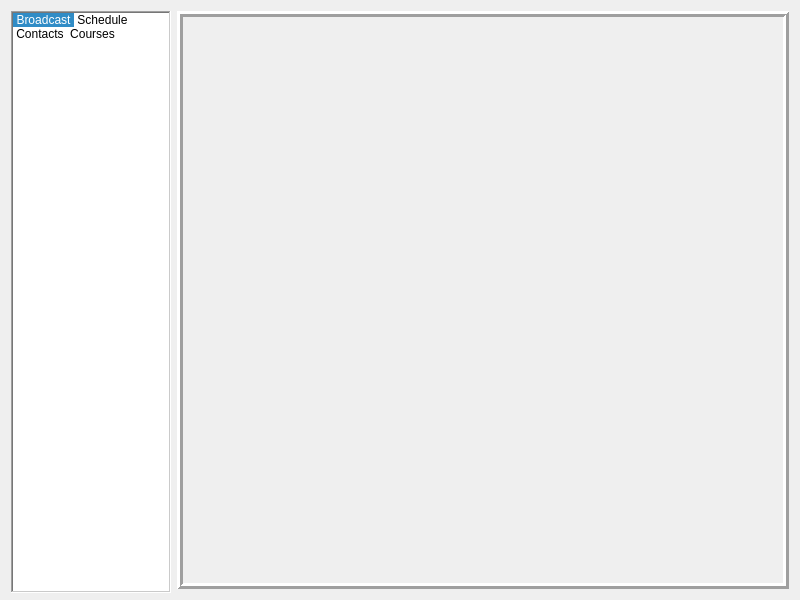
<?xml version="1.0" encoding="UTF-8"?>
<ui version="4.0">
 <class>Form</class>
 <widget class="QWidget" name="Form">
  <property name="geometry">
   <rect>
    <x>0</x>
    <y>0</y>
    <width>800</width>
    <height>600</height>
   </rect>
  </property>
  <property name="sizePolicy">
   <sizepolicy hsizetype="Expanding" vsizetype="Expanding">
    <horstretch>1</horstretch>
    <verstretch>1</verstretch>
   </sizepolicy>
  </property>
  <property name="minimumSize">
   <size>
    <width>800</width>
    <height>600</height>
   </size>
  </property>
  <property name="maximumSize">
   <size>
    <width>16777215</width>
    <height>16777215</height>
   </size>
  </property>
  <property name="windowTitle">
   <string>Form</string>
  </property>
  <layout class="QHBoxLayout" name="horizontalLayout">
   <item>
    <widget class="QListWidget" name="listWidget">
     <property name="sizePolicy">
      <sizepolicy hsizetype="Preferred" vsizetype="Preferred">
       <horstretch>5</horstretch>
       <verstretch>0</verstretch>
      </sizepolicy>
     </property>
     <property name="minimumSize">
      <size>
       <width>160</width>
       <height>582</height>
      </size>
     </property>
     <property name="maximumSize">
      <size>
       <width>160</width>
       <height>582</height>
      </size>
     </property>
     <property name="sizeIncrement">
      <size>
       <width>0</width>
       <height>0</height>
      </size>
     </property>
     <property name="font">
      <font>
       <kerning>true</kerning>
      </font>
     </property>
     <property name="frameShape">
      <enum>QFrame::WinPanel</enum>
     </property>
     <property name="frameShadow">
      <enum>QFrame::Sunken</enum>
     </property>
     <property name="lineWidth">
      <number>5</number>
     </property>
     <property name="autoScrollMargin">
      <number>16</number>
     </property>
     <property name="alternatingRowColors">
      <bool>false</bool>
     </property>
     <property name="selectionMode">
      <enum>QAbstractItemView::SingleSelection</enum>
     </property>
     <property name="iconSize">
      <size>
       <width>120</width>
       <height>113</height>
      </size>
     </property>
     <property name="movement">
      <enum>QListView::Static</enum>
     </property>
     <property name="resizeMode">
      <enum>QListView::Fixed</enum>
     </property>
     <property name="spacing">
      <number>10</number>
     </property>
     <property name="viewMode">
      <enum>QListView::IconMode</enum>
     </property>
     <property name="currentRow">
      <number>0</number>
     </property>
     <item>
      <property name="text">
       <string>Broadcast</string>
      </property>
      <property name="icon">
       <iconset resource="../Resources.qrc">
        <normaloff>:/images/broadcast2.png</normaloff>:/images/broadcast2.png</iconset>
      </property>
      <property name="flags">
       <set>ItemIsSelectable|ItemIsEnabled</set>
      </property>
     </item>
     <item>
      <property name="text">
       <string>Schedule</string>
      </property>
      <property name="icon">
       <iconset resource="../Resources.qrc">
        <normaloff>:/images/schedule2.png</normaloff>:/images/schedule2.png</iconset>
      </property>
      <property name="flags">
       <set>ItemIsSelectable|ItemIsEnabled</set>
      </property>
     </item>
     <item>
      <property name="text">
       <string>Contacts</string>
      </property>
      <property name="icon">
       <iconset resource="../Resources.qrc">
        <normaloff>:/images/contact.png</normaloff>:/images/contact.png</iconset>
      </property>
      <property name="flags">
       <set>ItemIsSelectable|ItemIsEnabled</set>
      </property>
     </item>
     <item>
      <property name="text">
       <string>Courses</string>
      </property>
      <property name="icon">
       <iconset resource="../Resources.qrc">
        <normaloff>:/images/course2.png</normaloff>:/images/course2.png</iconset>
      </property>
      <property name="flags">
       <set>ItemIsSelectable|ItemIsEnabled</set>
      </property>
     </item>
    </widget>
   </item>
   <item>
    <widget class="QFrame" name="frame">
     <property name="sizePolicy">
      <sizepolicy hsizetype="Preferred" vsizetype="Preferred">
       <horstretch>5</horstretch>
       <verstretch>0</verstretch>
      </sizepolicy>
     </property>
     <property name="minimumSize">
      <size>
       <width>600</width>
       <height>570</height>
      </size>
     </property>
     <property name="frameShape">
      <enum>QFrame::Box</enum>
     </property>
     <property name="frameShadow">
      <enum>QFrame::Raised</enum>
     </property>
     <property name="lineWidth">
      <number>3</number>
     </property>
    </widget>
   </item>
  </layout>
 </widget>
 <resources>
  <include location="../Resources.qrc"/>
 </resources>
 <connections/>
</ui>
